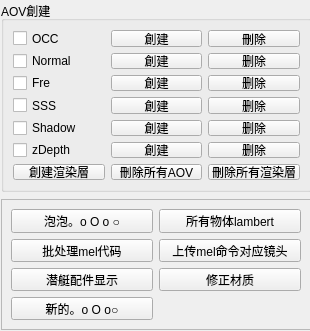
           <widget class="QWidget" name="page">
            <property name="geometry">
             <rect>
              <x>0</x>
              <y>0</y>
              <width>310</width>
              <height>331</height>
             </rect>
            </property>
            <attribute name="label">
             <string>工具</string>
            </attribute>
            <widget class="QGroupBox" name="groupBox_3">
             <property name="geometry">
              <rect>
               <x>1</x>
               <y>1</y>
               <width>311</width>
               <height>191</height>
              </rect>
             </property>
             <property name="title">
              <string>AOV創建</string>
             </property>
             <layout class="QGridLayout" name="gridLayout_3">
              <item row="0" column="0">
               <widget class="QCheckBox" name="ao_cb">
                <property name="text">
                 <string>OCC</string>
                </property>
               </widget>
              </item>
              <item row="0" column="1">
               <widget class="QPushButton" name="ao_create_bt">
                <property name="text">
                 <string>創建</string>
                </property>
                <property name="+command" stdset="0">
                 <string>&quot;ins_dora.ArnoldAOVCreat(AOVtype=\&quot;AO\&quot;)&quot;</string>
                </property>
               </widget>
              </item>
              <item row="0" column="2">
               <widget class="QPushButton" name="ao_del_bt">
                <property name="text">
                 <string>刪除</string>
                </property>
                <property name="+command" stdset="0">
                 <string>&quot;ins_dora.ArnoldAOVDelete( \&quot;AO\&quot;)&quot;</string>
                </property>
               </widget>
              </item>
              <item row="1" column="0">
               <widget class="QCheckBox" name="nr_cb">
                <property name="text">
                 <string>Normal</string>
                </property>
               </widget>
              </item>
              <item row="1" column="1">
               <widget class="QPushButton" name="nm_create_bt">
                <property name="text">
                 <string>創建</string>
                </property>
                <property name="+command" stdset="0">
                 <string>&quot;ins_dora.ArnoldAOVCreat(AOVtype=\&quot;Normal\&quot;)&quot;</string>
                </property>
               </widget>
              </item>
              <item row="1" column="2">
               <widget class="QPushButton" name="nm_del_bt">
                <property name="text">
                 <string>删除</string>
                </property>
                <property name="+command" stdset="0">
                 <string>&quot;ins_dora.ArnoldAOVDelete(\&quot;Normal\&quot;)&quot;</string>
                </property>
               </widget>
              </item>
              <item row="2" column="0">
               <widget class="QCheckBox" name="fre_cb">
                <property name="text">
                 <string>Fre</string>
                </property>
               </widget>
              </item>
              <item row="2" column="1">
               <widget class="QPushButton" name="fre_create_bt">
                <property name="text">
                 <string>創建</string>
                </property>
                <property name="+command" stdset="0">
                 <string>&quot;ins_dora.ArnoldAOVCreat(AOVtype=\&quot;Fre\&quot;)&quot;</string>
                </property>
               </widget>
              </item>
              <item row="2" column="2">
               <widget class="QPushButton" name="fre_del_bt">
                <property name="text">
                 <string>删除</string>
                </property>
                <property name="+command" stdset="0">
                 <string>&quot;ins_dora.ArnoldAOVDelete(\&quot;Fre\&quot;)&quot;</string>
                </property>
               </widget>
              </item>
              <item row="3" column="0">
               <widget class="QCheckBox" name="sss_cb">
                <property name="text">
                 <string>SSS</string>
                </property>
               </widget>
              </item>
              <item row="3" column="1">
               <widget class="QPushButton" name="sss_create_bt">
                <property name="text">
                 <string>創建</string>
                </property>
                <property name="+command" stdset="0">
                 <string>&quot;ins_dora.ArnoldAOVCreat(AOVtype=\&quot;sss\&quot;)&quot;</string>
                </property>
               </widget>
              </item>
              <item row="3" column="2">
               <widget class="QPushButton" name="sss_del_bt">
                <property name="text">
                 <string>删除</string>
                </property>
                <property name="+command" stdset="0">
                 <string>&quot;ins_dora.ArnoldAOVDelete(\&quot;sss\&quot;)&quot;</string>
                </property>
               </widget>
              </item>
              <item row="4" column="0">
               <widget class="QCheckBox" name="shd_cb">
                <property name="text">
                 <string>Shadow</string>
                </property>
               </widget>
              </item>
              <item row="4" column="1">
               <widget class="QPushButton" name="shd_create_bt">
                <property name="text">
                 <string>創建</string>
                </property>
                <property name="+command" stdset="0">
                 <string>&quot;ins_dora.ArnoldAOVCreat(AOVtype=\&quot;Shadow\&quot;)&quot;</string>
                </property>
               </widget>
              </item>
              <item row="4" column="2">
               <widget class="QPushButton" name="shd_del_bt">
                <property name="text">
                 <string>删除</string>
                </property>
                <property name="command" stdset="0">
                 <string>&quot;ins_dora.ArnoldAOVDelete(\&quot;Shadow\&quot;)&quot;</string>
                </property>
               </widget>
              </item>
              <item row="5" column="0">
               <widget class="QCheckBox" name="zdp_cb">
                <property name="text">
                 <string>zDepth</string>
                </property>
               </widget>
              </item>
              <item row="5" column="1">
               <widget class="QPushButton" name="zdp_create_bt">
                <property name="text">
                 <string>創建</string>
                </property>
                <property name="+command" stdset="0">
                 <string>&quot;ins_dora.ArnoldAOVCreat(AOVtype=\&quot;Zdp\&quot;)&quot;</string>
                </property>
               </widget>
              </item>
              <item row="5" column="2">
               <widget class="QPushButton" name="zdp_del_bt">
                <property name="text">
                 <string>删除</string>
                </property>
                <property name="+command" stdset="0">
                 <string>&quot;ins_dora.ArnoldAOVDelete(\&quot;Zdp\&quot;)&quot;</string>
                </property>
               </widget>
              </item>
              <item row="6" column="0">
               <widget class="QPushButton" name="pushButton_3">
                <property name="text">
                 <string>創建渲染層</string>
                </property>
                <property name="+command" stdset="0">
                 <string>&quot;ins_dora.ArnoldRendererLayerCreat()&quot;</string>
                </property>
               </widget>
              </item>
              <item row="6" column="1">
               <widget class="QPushButton" name="pushButton_4">
                <property name="text">
                 <string>刪除所有AOV</string>
                </property>
                <property name="+command" stdset="0">
                 <string>&quot;ins_dora.ArnoldALLDelete(nodetype=\&quot;aiAOV\&quot;)&quot;</string>
                </property>
               </widget>
              </item>
              <item row="6" column="2">
               <widget class="QPushButton" name="pushButton_5">
                <property name="text">
                 <string>刪除所有渲染層</string>
                </property>
                <property name="+command" stdset="0">
                 <string>&quot;ins_dora.ArnoldALLDelete(nodetype=\&quot;renderLayer\&quot;)&quot;</string>
                </property>
               </widget>
              </item>
             </layout>
            </widget>
            <widget class="QFrame" name="frame_2">
             <property name="geometry">
              <rect>
               <x>1</x>
               <y>199</y>
               <width>310</width>
               <height>131</height>
              </rect>
             </property>
             <property name="frameShape">
              <enum>QFrame::StyledPanel</enum>
             </property>
             <property name="frameShadow">
              <enum>QFrame::Raised</enum>
             </property>
             <layout class="QGridLayout" name="gridLayout_4">
              <item row="0" column="0">
               <widget class="QPushButton" name="pushButton_33">
                <property name="enabled">
                 <bool>true</bool>
                </property>
                <property name="text">
                 <string>泡泡。o O o ○</string>
                </property>
                <property name="-command" stdset="0">
                 <string>&quot;source \&quot;//file-cluster/GDC/Resource/Support/Maya/projects/DODIII/do3_yy_zjBubbleSetup.mel\&quot;;do3_yy_zjBubbleSetup();&quot;</string>
                </property>
               </widget>
              </item>
              <item row="0" column="2">
               <widget class="QPushButton" name="pushButton_6">
                <property name="text">
                 <string>所有物体lambert</string>
                </property>
                <property name="-command" stdset="0">
                 <string>&quot;source \&quot;//file-cluster/GDC/Resource/Support/Maya/scripts/zzjUtilityTools.mel\&quot;;lighting_DeleteUnusedNode()&quot;</string>
                </property>
               </widget>
              </item>
              <item row="1" column="0">
               <widget class="QPushButton" name="pushButton_7">
                <property name="text">
                 <string>批处理mel代码</string>
                </property>
                <property name="+command" stdset="0">
                 <string>&quot;ins_dork.do_show_batchEvalMelWin()&quot;</string>
                </property>
               </widget>
              </item>
              <item row="1" column="2">
               <widget class="QPushButton" name="up_code_bt">
                <property name="text">
                 <string>上传mel命令对应镜头</string>
                </property>
                <property name="+command" stdset="0">
                 <string>&quot;ins_dork.check_sel_cmdStr2Server()&quot;</string>
                </property>
               </widget>
              </item>
              <item row="2" column="0">
               <widget class="QPushButton" name="pushButton_8">
                <property name="text">
                 <string>潜艇配件显示</string>
                </property>
                <property name="+command" stdset="0">
                 <string>&quot;ins_drac.do_set_submarine_assemblyUnit_Visible()&quot;</string>
                </property>
               </widget>
              </item>
              <item row="2" column="2">
               <widget class="QPushButton" name="pushButton_9">
                <property name="text">
                 <string>修正材质</string>
                </property>
                <property name="+command" stdset="0">
                 <string>&quot;ins_drac.amendment_shapeLostMaterials_operateInFile()&quot;</string>
                </property>
               </widget>
              </item>
              <item row="3" column="0">
               <widget class="QPushButton" name="pushButton_10">
                <property name="text">
                 <string>新的。o O o○</string>
                </property>
                <property name="+command" stdset="0">
                 <string>&quot;ins_docp.do_bubbleSetup()&quot;</string>
                </property>
               </widget>
              </item>
             </layout>
            </widget>
           </widget>
